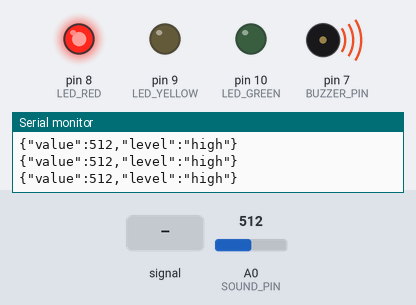
Simulated run of this sketch. Board: Arduino Uno, built with avr-gcc and run on an emulated ATmega328P. Shown: output pins drawn as LEDs (lit = HIGH), buzzer (waves = sounding, pin HIGH), the last lines printed to the serial monitor. The inputs (shaded band) are chosen by the test bench; at power-on: A0 (SOUND_PIN) = 512.

Above: at 1.2 s.
1.3 s: A0 (SOUND_PIN) fed a 1000 Hz sine of ±255 counts around its level
At 1.65 s:
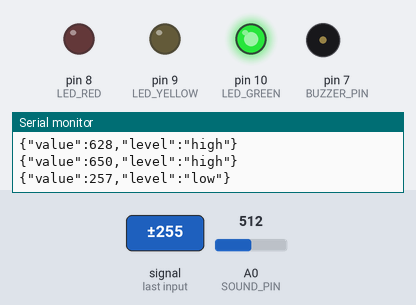
4.3 s: A0 (SOUND_PIN) set to 490
At 5.2 s:
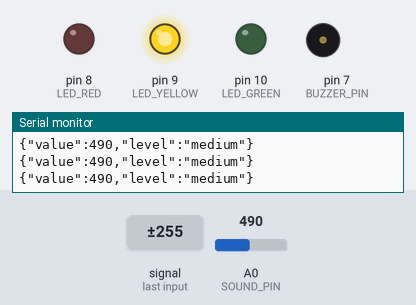
5.8 s: A0 (SOUND_PIN) set to 518
At 6.4 s:
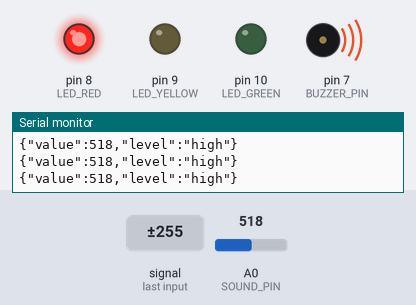
7.3 s: A0 (SOUND_PIN) set to 390
At 8.7 s:
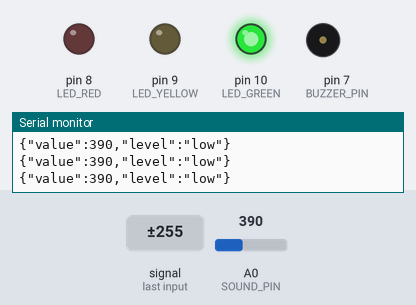
Timing chart, 0 to 9.8 s (numbered marks = the images above; inputs shaded):
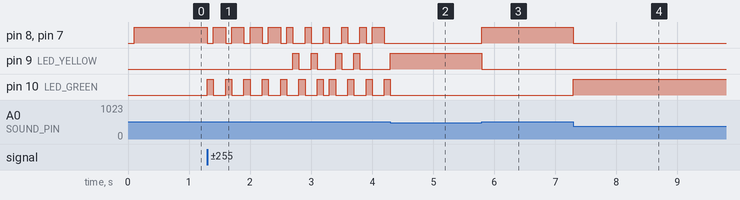

Measured:
- the behaviour switches between 499 and 500 on A0 (SOUND_PIN) (found by bisection; images 2 and 3)
- after the input at 1.3 s, pin 8 (LED_RED): goes 4 × (LOW 0.10 s, HIGH 0.20 s), LOW 0.10 s, 4 × (HIGH 0.10 s, LOW 0.20 s), HIGH 0.10 s, LOW 0.10 s, HIGH 0.20 s, then LOW, starting at once; pin 9 (LED_YELLOW): LOW → HIGH after 1.4 s, → LOW 0.10 s later, → HIGH 0.20 s later, → LOW 0.10 s later, … (8 changes in this stretch)
- after the input at 4.3 s, pin 8 (LED_RED), pin 7 (BUZZER_PIN): stops changing and stays LOW; pin 9 (LED_YELLOW): LOW → HIGH at once; pin 10 (LED_GREEN): goes on until 4.3 s, then stays LOW
- after the input at 5.8 s, pin 8 (LED_RED), pin 7 (BUZZER_PIN): LOW → HIGH at once; pin 9 (LED_YELLOW): HIGH → LOW at once
- after the input at 7.3 s, pin 8 (LED_RED), pin 7 (BUZZER_PIN): HIGH → LOW at once; pin 10 (LED_GREEN): LOW → HIGH at once

The sketch:

sound_monitor2.ino
```cpp
/*
  Machine Noise Monitor - Arduino Uno
  ------------------------------------
  Reads a KY-037 / KY-038 sound sensor on A0 and sends structured JSON
  lines over Serial (USB) that the Python dashboard can parse directly:

      {"value":345,"level":"high"}

  It also drives the same three LEDs and the buzzer locally, so the
  physical hardware and the on-screen dashboard always agree.

  *** IMPORTANT WIRING NOTE ***
  Pins D0 and D1 on an Arduino Uno are the hardware Serial RX/TX lines
  used for USB communication with your PC. If the buzzer stays wired to
  D1, every buzzer pulse fights with (and corrupts) the Serial data the
  dashboard depends on. Move the buzzer's signal wire from D1 to D7
  (or any other free digital pin) before using this sketch.
*/

const int SOUND_PIN   = A0;
const int LED_GREEN   = 10;
const int LED_YELLOW  = 9;
const int LED_RED     = 8;
const int BUZZER_PIN  = 7;   // moved from D1 - see wiring note above

// Keep these in sync with the dashboard's default settings (they can
// also be overridden live from the dashboard's Settings panel, which
// only affects the PC-side coloring/logic - update these too if you
// want the physical LEDs/buzzer to match new thresholds).
const int THRESHOLD_LOW    = 400;  // value <  THRESHOLD_LOW    => "low"
const int THRESHOLD_MEDIUM = 500;  // value <  THRESHOLD_MEDIUM => "medium", else "high"

const unsigned long SEND_INTERVAL_MS = 100; // ~10 readings/second
unsigned long lastSend = 0;

void setup() {
  Serial.begin(9600);
  pinMode(LED_GREEN, OUTPUT);
  pinMode(LED_YELLOW, OUTPUT);
  pinMode(LED_RED, OUTPUT);
  pinMode(BUZZER_PIN, OUTPUT);
}

String levelFor(int value) {
  if (value < THRESHOLD_LOW) return "low";
  if (value < THRESHOLD_MEDIUM) return "medium";
  return "high";
}

void applyOutputs(const String &level) {
  digitalWrite(LED_GREEN,  level == "low");
  digitalWrite(LED_YELLOW, level == "medium");
  digitalWrite(LED_RED,    level == "high");
  digitalWrite(BUZZER_PIN, level == "high");
}

void loop() {
  unsigned long now = millis();
  if (now - lastSend >= SEND_INTERVAL_MS) {
    lastSend = now;

    int value = analogRead(SOUND_PIN);
    String level = levelFor(value);
    applyOutputs(level);

    // Compact JSON, one object per line - easy and fast to parse in Python.
    Serial.print("{\"value\":");
    Serial.print(value);
    Serial.print(",\"level\":\"");
    Serial.print(level);
    Serial.println("\"}");
  }
}
```
